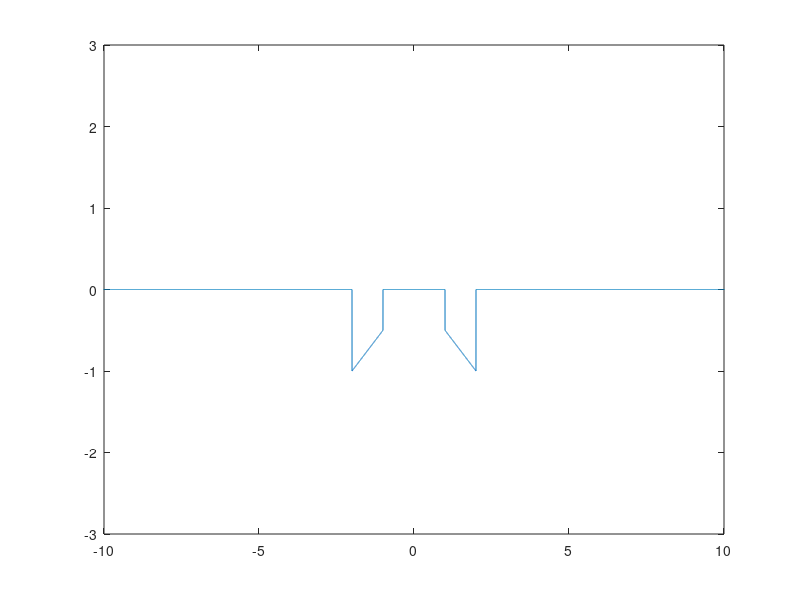

Reproduce this figure in MATLAB.
clc;                        %Clears the command window and homes the cursor.
clear all;                  %Clear variables and functions from memory.
clf;                        %Clear current figure.

t=-20:0.001:20;             
u=@(t) 1.*(t>0);
y=u(t+2)-u(t-1)-u(-t+2)+u(-t-1);
figure(1);
plot(t,t/2.*y);              
axis([-10 10 -3 3]);